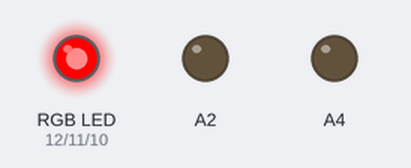
Bench run of a sketch on a simulated Arduino Uno, built with avr-gcc and run on an emulated ATmega328P. Shown: an RGB LED mixed from three pins (HIGH = lit), output pins drawn as LEDs (lit = HIGH).

Above: at 0.2 s.
At 1.2 s:
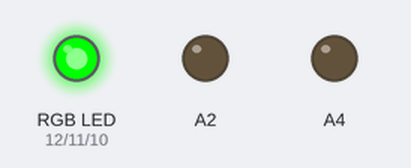
At 2.2 s:
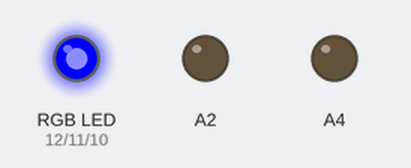
At 3.2 s:
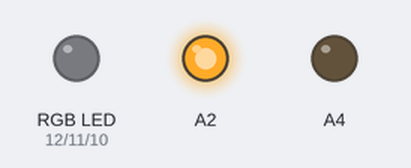
At 4.2 s:
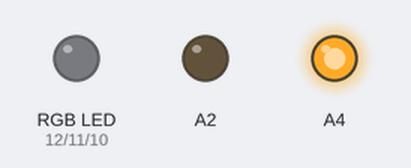
At 5.7 s:
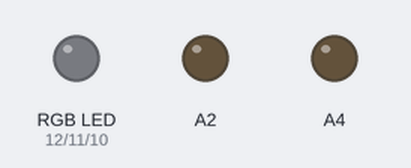
Timing chart, 0 to 6.5 s (numbered marks = the images above):
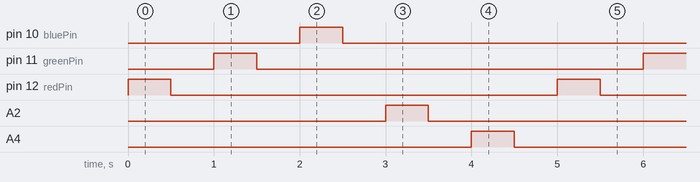

The sketch:

simplergbledlight.ino
```cpp
// Pin assignments for the RGB LED
int redPin = 12;    // Red LED pin
int greenPin = 11; // Green LED pin
int bluePin = 10;  // Blue LED pin

void setup() {
  // Set the RGB pins as output
  pinMode(redPin, OUTPUT);
  pinMode(greenPin, OUTPUT);
  pinMode(bluePin, OUTPUT);

  pinMode(A2, OUTPUT);
  pinMode(A4, OUTPUT);
}

void loop() {
  // Red color
  setColor(255, 0, 0); // Red
  delay(500);         // 1 second delay

  // Turn off all
  setColor(0, 0, 0);  // Off
  delay(500);

  // Green color
  setColor(0, 255, 0); // Green
  delay(500);

  // Turn off all
  setColor(0, 0, 0);  // Off
  delay(500);

  // Blue color
  setColor(0, 0, 255); // Blue
  delay(500);

  // Turn off all
  setColor(0, 0, 0);  // Off
  delay(500);

  digitalWrite(A2, HIGH);
  delay(500);

  digitalWrite(A2, LOW);
  delay(500);

  digitalWrite(A4, HIGH);
  delay(500);

  digitalWrite(A4, LOW);
  delay(500);
}

void setColor(int red, int green, int blue) {
  analogWrite(redPin, red);    // For common cathode, reverse the value
  analogWrite(greenPin, green);
  analogWrite(bluePin, blue);
}
```

Measured:
- by itself, pin 10 (bluePin), pin 11 (greenPin), pin 12 (redPin), A2, A4: alternates HIGH for 0.50 s and LOW for 4.5 s
- by itself, everything shown: repeats every 5.0 s, in 10 steps
